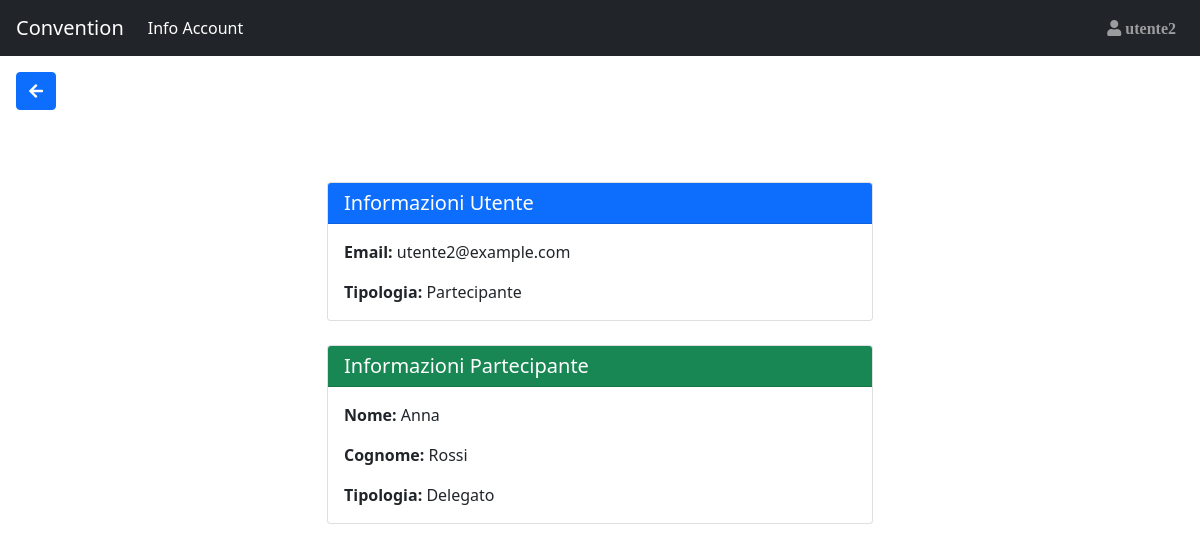
The app's page /Sito_convention/information.php (signed in) with its own data.
### tables this page shows
CREATE TABLE IF NOT EXISTS User(
    Id_user INT(3) NOT NULL AUTO_INCREMENT,
    Mail VARCHAR(30) NULL,
    Password_user CHAR(64) NULL,
    IDPart_fk INT(3) NULL,
    IDRel_fk INT(3) NULL,
    FOREIGN KEY(IDRel_fk) REFERENCES Relatore(IDRel) ON DELETE CASCADE,
    FOREIGN KEY(IDPart_fk) REFERENCES Partecipante(IDPart) ON DELETE CASCADE,
    PRIMARY KEY(Id_user)
);

CREATE TABLE IF NOT EXISTS Partecipante(
    IDPart INT(3) NOT NULL AUTO_INCREMENT,
    NomePart VARCHAR(20) NULL,
    CognomePart VARCHAR(20) NULL,
    TipologiaPart VARCHAR(20) NULL,
    PRIMARY KEY(IDPart)
);

### Sito_convention/utilitis.php (called while the page is built, shortened)
<?php
    function Controllo_Utente(){
        if (Database::connect()){
            $queryTab= "SELECT Mail FROM User WHERE id_user = ?";
            $parametri=["i",$_SESSION['idUser']];
            if($risultatoUser=Database::executeQuery($queryTab,$parametri,true)){
                if (($risultatoUser->num_rows) == 1){
                    return true;
                }
                else{
                    header("Location: ./destroyer_session.php?call=noexistsnomore".$_SESSION['idUser']);
                    exit;
                }
            }else{
                header("Location: ./destroyer_session.php?call=error internal");
                exit;
            }
        }
    }
    function is_NOTAnonymus() {
        if(isset($_SESSION["idUser"])){
            return true;
        }
        else{
            return false;
        }
    };
?>

### Sito_convention/Database.php (called while the page is built, shortened)
<?php
    class Database {
        private static $host = "localhost";
        private static $username = "root";
        private static $password = "";
        private static $database = "Convention";
        private static $connection;
        public static function connect() {
            self::$connection = new mysqli(self::$host, self::$username, self::$password, self::$database);
            return true;
        }
        public static function executeQuery($query,$parametri,$flag) {
            $stmt = self::$connection->prepare($query);
		    $stmt->bind_param(...$parametri);
            $result2=$stmt->execute();
            $result = $stmt->get_result();
            if ($flag){
                return $result;
            }else{
                return $result2;
            }
        }
    }
?>

### Sito_convention/information.php (the view, shortened to what this page needs)
<!DOCTYPE html>
<html lang="en">
<head>
</head>
<body>
    <?php
        include "Database.php";
        include "utilitis.php";
        $where="Info Account";
        if ($_SESSION["mail_user"]=="admin@admin.com"){
            $returnto1="admin.php";
        }
        else{
            $returnto1="index.php";
        }
        $returnto2="information.php?nameuser=".$_REQUEST["nameuser"];
        include_once("navbar.php");
    ?>
    <div class="container-fluid p-3">
        <?php
            echo "<a href=".$returnto1."><button class='btn btn-primary mb-2'><i class='fas fa-arrow-left'></i></button></a>";
        ?>
    </div>
    <div class="container mt-5">
            <?php
                if(Controllo_Utente()){
                    if (Database::connect()){
                        $queryTab="SELECT User.Id_user, User.Mail, User.Password_user, Partecipante.NomePart, Partecipante.CognomePart, Partecipante.TipologiaPart, Relatore.NomeRel, Relatore.CognomeRel, CASE WHEN User.IDPart_fk IS NOT NULL AND User.IDRel_fk IS NOT NULL THEN 'Partecipante e Relatore' WHEN User.IDPart_fk IS NOT NULL THEN 'Partecipante' WHEN User.IDRel_fk IS NOT NULL THEN 'Relatore' ELSE 'Nessuna Tipologia' END AS Tipologia, Partecipante.IDPart, Relatore.IDRel FROM User LEFT JOIN Partecipante ON User.IDPart_fk = Partecipante.IDPart LEFT JOIN Relatore ON User.IDRel_fk = Relatore.IDRel WHERE User.Id_user = ?";
                        $parametri=["i",$_SESSION['idUser']];
                        if($result=Database::executeQuery($queryTab,$parametri,true)){
                            $result=$result->fetch_assoc();
                            $htmlmio=<<<XYZ
                            <div class="row mb-4">
                                <div class="col"></div>
                                <div class="col-6">
                                    <div class="card h-100">
                                        <div class="card-header bg-primary text-white">
                                            <h5 class="card-title mb-0">Informazioni Utente</h5>
                                        </div>
                                        <div class="card-body">
                                            <p class="card-text"><strong>Email:</strong> {$result["Mail"]}</p>
                                            <p class="card-text"><strong>Tipologia:</strong> {$result["Tipologia"]}</p>
                                        </div>
                                    </div>
                                </div>
                                <div class="col"></div>
                            </div>
                            <div class="row justify-content-center">
                            XYZ;
                            echo $htmlmio;
                            if(!(is_null($result["IDPart"]))){
                                $htmlmio=<<<XYZ
                                <div class="col-6 mb-4">
                                    <div class="card h-100">
                                        <div class="card-header bg-success text-white">
                                            <h5 class="card-title mb-0">Informazioni Partecipante</h5>
                                        </div>
                                        <div class="card-body">
                                            <p class="card-text"><strong>Nome:</strong> {$result["NomePart"]}</p>
                                            <p class="card-text"><strong>Cognome:</strong> {$result["CognomePart"]}</p>
                                            <p class="card-text"><strong>Tipologia:</strong> {$result["TipologiaPart"]}</p>
                                        </div>
                                    </div>
                                </div>
                                XYZ;
                                echo $htmlmio;
                            }
                            echo "</div>";
                        }
                    }
                }
            ?>
    </div>
</body>
</html>

### Sito_convention/navbar.php (shortened to what this page needs)
<nav class="navbar navbar-expand-md bg-dark navbar-dark sticky-top">
    <a class="navbar-brand" href=<?php echo $returnto1;?>>Convention</a>
    <div id="navb" class="navbar-collapse collapse hide">
        <ul class="navbar-nav">
        <li class="nav-item active">
            <a class="nav-link" href=<?php echo $returnto2;?>><?php echo $where; ?></a>
        </li>
        </ul>
        <?php
            include_once("dependences.php");
            if(is_NOTAnonymus()){
                if (Database::connect()){
                    $queryTab= "SELECT Mail FROM User WHERE id_user = ?";
                    $parametri=["i",$_SESSION['idUser']];
                    if($risultatoUser=Database::executeQuery($queryTab,$parametri,true)){
                        if (($risultatoUser->num_rows) == 1){
                            $Risposta_user=$risultatoUser->fetch_assoc();
                            $nome = strtok($Risposta_user['Mail'], '@');
                            $htmlmio = <<<XYZ
                            <ul class="nav navbar-nav ml-auto dropleft">
                                <div class="dropdown">
                                <div class="dropdown-menu" aria-labelledby="dropdownMenuButton">
                                <a class="dropdown-item" href="information.php?nameuser=$nome"><i class="fas fa-info-circle"></i> Info Account</a>
                                <a class="dropdown-item" href="destroyer_session.php"><span class="fas fa-sign-in-alt"></span> Logout</a>
                                </div>
                            </div>
                                <a type="button" id="dropdownMenuButton" data-toggle="dropdown" aria-haspopup="true" aria-expanded="false" class="nav-link" href="#"><span class="fas fa-user"> {$nome} </span></a>
                                </div>
                            </li>
                            </ul>
                            XYZ;
                            echo $htmlmio;
                        }
                        else{
                            header("Location: ./destroyer_session.php?call=controllo utente 2 header");
                            exit;
                        }
                    }
                }
            }
        ?>
</nav>

### records on screen
user: Mail "utente2", Mail "utente2@example.com", IDPart_fk.NomePart "Anna", IDPart_fk.CognomePart "Rossi", IDPart_fk.TipologiaPart "Delegato"

### other values on screen
$where "Info Account"
$result["Tipologia"] "Partecipante"
